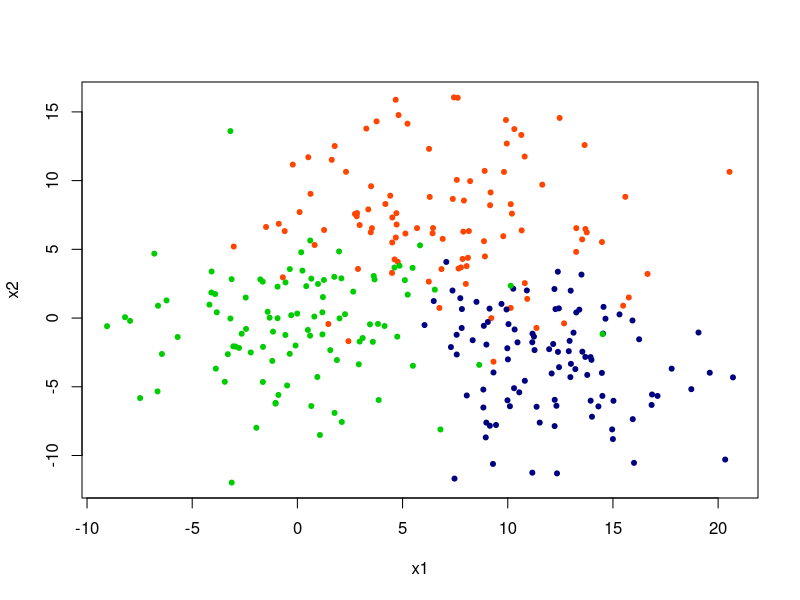
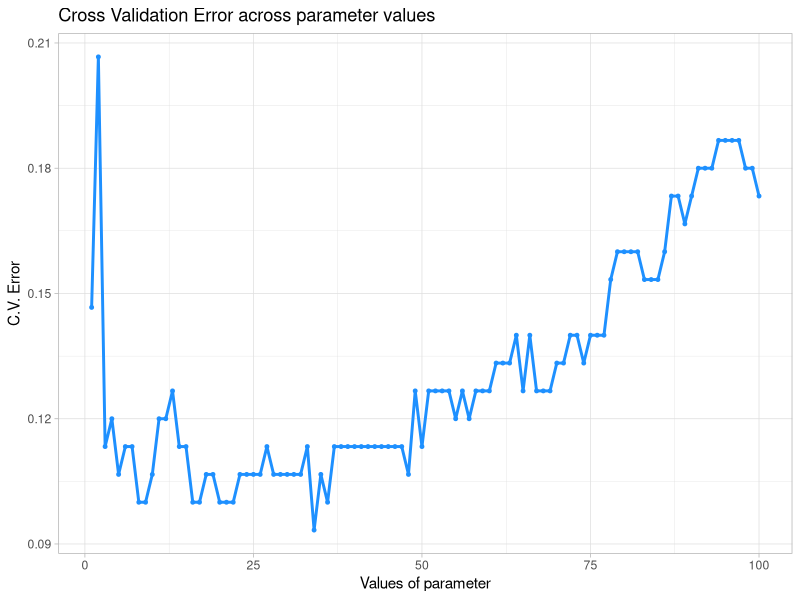
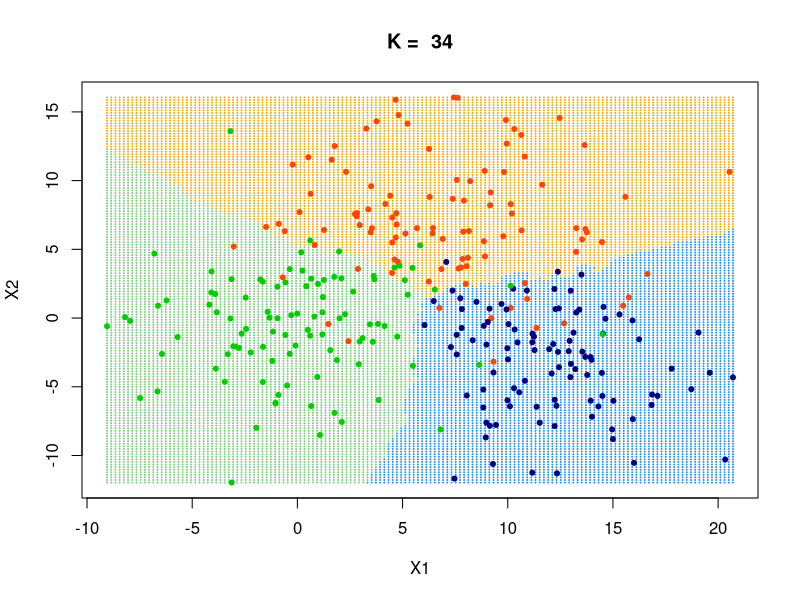
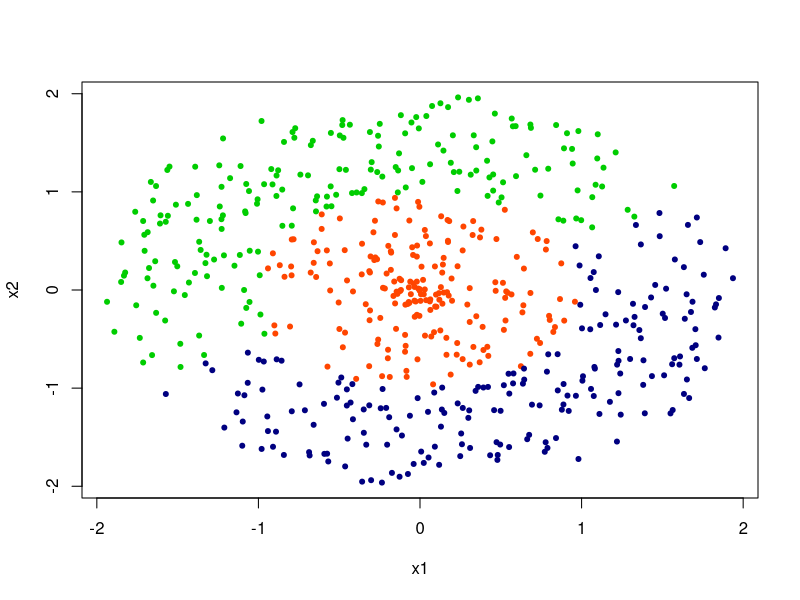
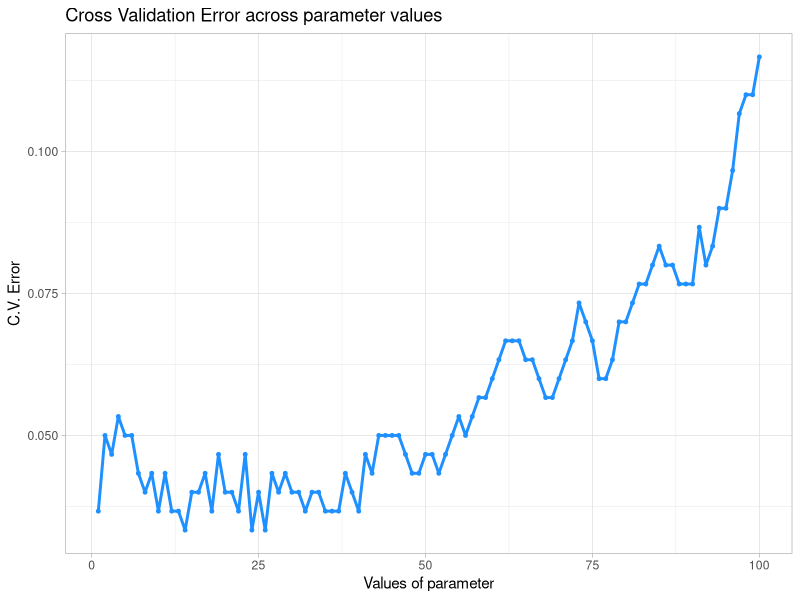
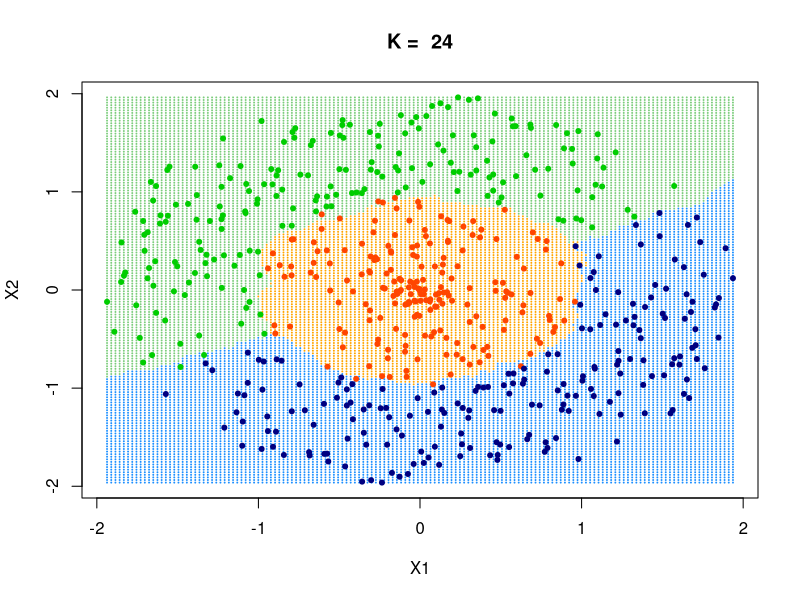

The R source for these figures, in order:
## ---- chunk 1
library(knitr)
opts_chunk$set(message = FALSE, warning = FALSE)
options(width = 100, dplyr.width = 100)
library(methods)
library(ggplot2)
theme_set(theme_light())
## ---- chunk 2
myknn <- function(train, test, trainclass, k)
{
  # Loading library
  require(fields)
  # create an empty placeholder for predicted values
  pred = c()
  
  # calculate distance
  # The output of the "dist" dataframe is such that the columns are the 
  #     training data points, while the columns are the testing observations.
  #     The cells for each row-column pair are the Euclidean distance from
  #     training data to the corresponsing testing data
  dist = rdist(train, test)
  
  # Create a loop for each testing observation
  for (i in 1:nrow(test))
  {
  nb = data.frame(dist = dist[,i], class = as.factor(trainclass))
  
  # Ranking the rows in the dataframe by the distance from the testing
  #   observation. nb stands Neighbourhood
  nb = nb[order(nb$dist),]
  
  # Choose the K closest Neighbour
  topnb = nb[1:k,]
  
  #Deciding the Class by picking the highest occurence name.
  # There is a tie, default as 
  ans = names(sort(summary(topnb$class), decreasing=T)[1])

  # concatenate the latest prediction to the previous one
  pred = c(pred, ans)
  }
  return(pred)
}
## ---- chunk 3
cvclassifier <-  function(data, class, classifier, fold = 10, seed = 1001, ...)
{
  # Condition check first
  if (nrow(data) < fold) try(stop("Number of folds is greater than number of observations.\n Reduce numder of folds."))
  
  # Set a random seed to control for results
  set.seed(seed)
  # Make a copy of original dataand class
  oridata = data
  oriclass = class
  # Shuffle data and break into k folds
  shuffle_index <- sample.int(nrow(data))
  data <- data[shuffle_index, ]
  class <- class[shuffle_index]
  
  # Partition data (into m folds)
  num_per_fold <- nrow(data) %/% fold
  remaining <- nrow(data) %% fold
  # Initialize space holder that deffines which fold each observation belongs to
  part_data <- c()
  # Allocating folds
  for (j in 1:fold)
  {
    part_data <- c(part_data, rep(j, num_per_fold))
  }
  # Fill in the remaining randomly into any fold
  if(remaining != 0){
    for (k in 1:remaining)
    {
      part_data <- c(part_data, rep(sample.int(fold,1), 1))
    }
  }
  # For each fold, use the classsifer to fit and calculate testing error
  # Initialize error rate
  err <- 0
  for (i in 1 : fold)
  {
    test_index = which(part_data == i, arr.ind = TRUE)
    train_index <-  -test_index
    testdat <- data[test_index,]; testclass = class[test_index]
    traindat <- data[train_index,]; trainclass = class[train_index]
    
    ## Use classifier
    pred <- classifier(traindat, testdat, trainclass, ...)
    err <- err + mean(pred != testclass)
  }
  
  # The avearge of error
   err <- err/fold
  
  # Predicted values of all data
   pred_train <- classifier(oridata, oridata, oriclass, ...)

  # Return the results
  return(list(cverror = err, trainpred = pred_train))
}
## ---- chunk 4
classpred.cv <- function(traindat, trainclass, testdat, testclass,
                         classifier, parameter=NULL, fold = 10, seed = 1001)
{
  if (is.null(parameter)) try(stop ("No parameter range stated"))
  
  trainclass <- as.factor(trainclass)
  # prediction list
  cvpred <- list()
  ## error list
  cverror <- c()
  
  for (i in parameter)
  {
    results <- cvclassifier(traindat, trainclass, classifier,
                            fold, seed, i)
    cvpred [[i]] <- results$trainpred
    cverror <- c(cverror, results$cverror)
  }
  
  #Clearing up the NULL elements
  cvpred[sapply(cvpred,is.null)] <- NULL

  train_pred = cvpred [[which.min(cverror)]]
  train_err <- mean(train_pred!=trainclass)
  
  #Predict using the best parameter
  test_pred = classifier(traindat, testdat, 
                         trainclass, parameter[which.min(cverror)])
  
  # calculated test error
  test_err = mean(test_pred!=testclass)
  
  
  cat("The best parameter is ", parameter[which.min(cverror)], 
      "with cross-validated error of ", cverror[which.min(cverror)], ".\n")
  cat("The training error using parameter = ", parameter[which.min(cverror)], 
      " is ", train_err, ". \n")
  cat("The testing error using parameter = ", parameter[which.min(cverror)], 
      " is ", test_err, ".")
  
  require(ggplot2)
  p.plot <- qplot(data =as.data.frame(cbind(parameter,cverror)),
                  x = parameter,
                  y = cverror,
                  geom = c("point", "line"),
                  main = "Cross Validation Error across parameter values",
                  xlab = "Values of parameter",
                  ylab = "C.V. Error",
                  colour = I("dodgerblue"),
                  size = I(1))
  
  return(list(train_pred=train_pred, 
         train_err = train_err,
         test_pred = test_pred,
         test_err = test_err,
         parameter = parameter,
         best_param = parameter[which.min(cverror)],
         cverror = cverror,
         cvpred =  cvpred,
         plot = p.plot))
}
## ---- chunk 5
set.seed(1001); n = 600
x = matrix(rnorm(n, sd = 4),n/2,2)
class = rep(c(1,2,3),each = n/6)
x[class == 1,] = x[class == 1,] + 7
x[class == 2,] = x[class == 2,] + 12
x[class == 2,2] = x[class == 2,2] - 15
plot(x,col = c("orangered", "navyblue", "green3")[class],pch = 20, xlab = "x1", ylab = "x2")
## ---- chunk 6
set.seed(1001)
train = sample.int(n/2, n/4); test = -train
x.train = x[train,]; x.test = x[test,]
class.train = class[train]; class.test = class[test]
## ---- chunk 7
pred = classpred.cv(x.train, as.factor(class.train), x.test, class.test,
                    myknn, parameter = 1:100, fold = 10, seed = 1001)

## ---- chunk 8
pred$plot
## ---- chunk 9
make.grid=function(x,n=200){
  grange=apply(x,2,range)
  x1=seq(from=grange[1,1],to=grange[2,1],length=n)
  x2=seq(from=grange[1,2],to=grange[2,2],length=n)
  expand.grid(X1=x1,X2=x2)
}
## ---- chunk 10
xgrid = make.grid(x, n = 150)
ygrid = myknn(x,xgrid, class, k = pred$best_param)
plot(xgrid,col=c("orange","dodgerblue","palegreen3")[as.numeric(ygrid)],pch = 20,cex = .2, main = paste("K = ", pred$best_param))
points(x,col = c("orangered", "navyblue", "green3")[class],pch = 20)
## ---- chunk 11
set.seed(1001)
r1 = runif(n/3, -1,1)
r2 = c(runif(n/6,-2,-1), runif(n/6,1,2))
r3 = -r2
rad = seq(1,2*pi, length = n/3)
x1 <- c(r1*cos(rad), r2*cos(rad), r3*cos(rad) )
x2 <- c(r1*sin(rad), r2*sin(rad), r3*sin(rad))
x = cbind(x1,x2)
class = rep(c(1,2, 3), each=n/3 )
plot(x1, x2 , col = c("orangered", "navyblue", "green3")[class], pch = 20)
## ---- chunk 12
set.seed(1001)
train = sample.int(n, n/2)
test = -train
x.train = x[train,]
x.test = x[test,]
class.train = class[train]; class.test = class[test]
## ---- chunk 13
pred = classpred.cv(x.train, as.factor(class.train), x.test, class.test,
                    myknn, parameter = 1:100, fold = 10, seed = 1001)
## ---- chunk 14
pred$plot
## ---- chunk 15
xgrid = make.grid(x, n = 150)
ygrid = myknn(x,xgrid, class, k = pred$best_param)
plot(xgrid,col=c("orange","dodgerblue","palegreen3")[as.numeric(ygrid)],pch = 20,cex = .2, main = paste("K = ", pred$best_param))
points(x,col = c("orangered", "navyblue", "green3")[class],pch = 20)
